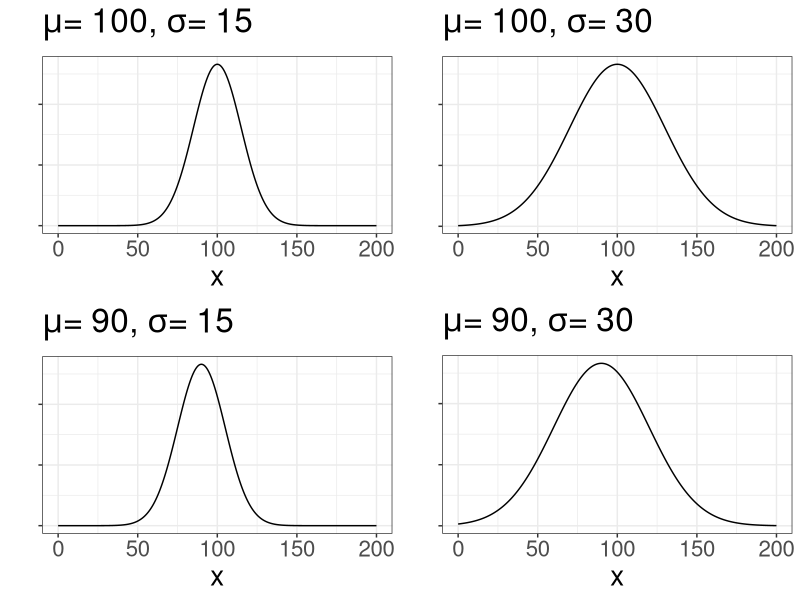

This chart was generated by the following R code:
## ---- chunk 1
library(ggplot2)
library(gridExtra)
## ---- chunk 2
y_i <- c(7, 7.5, 8, 5.5, 10, 7.2, 7, 8, 9, 8)
## ---- chunk 3
mean(y_i)
## ---- chunk 4
length(y_i)
## ---- chunk 5
sd(y_i)
## ---- chunk 6
var(y_i)
## ---- chunk 7

p1 <- 
  ggplot(data = data.frame(x = c(0, 200)), 
         aes(x)) +
  stat_function(fun = dnorm, n = 1001, args = list(mean = 100, sd = 15)) + 
  ylab("") +
    labs(title = expression(paste(mu, "= 100,", " ", sigma, "= 15")))+
  theme_bw() +
  theme(axis.text.y = element_blank(),
        text = element_text(size = 20)) 

p2 <- 
  ggplot(data = data.frame(x = c(0, 200)), 
         aes(x)) +
  stat_function(fun = dnorm, n = 1001, args = list(mean = 100, sd = 30)) + 
  ylab("") +
    labs(title = expression(paste(mu, "= 100,", " ", sigma, "= 30")))+
  theme_bw() +
  theme(axis.text.y = element_blank(),
        text = element_text(size = 20)) 

p3 <- 
  ggplot(data = data.frame(x = c(0, 200)), 
         aes(x)) +
  stat_function(fun = dnorm, n = 1001, args = list(mean = 90, sd = 15)) + 
  ylab("") +
  labs(title = expression(paste(mu, "= 90,", " ", sigma, "= 15")))+
  theme_bw() +
  theme(axis.text.y = element_blank(),
        text = element_text(size = 20)) 


p4 <- 
  ggplot(data = data.frame(x = c(0, 200)), 
         aes(x)) +
  stat_function(fun = dnorm, n = 1001, args = list(mean = 90, sd = 30)) + 
  ylab("") +
  labs(title = expression(paste(mu, "= 90,", " ", sigma, "= 30"))) +
  theme_bw() +
  theme(axis.text.y = element_blank(),
        text = element_text(size = 20)) 

grid.arrange(p1, p2, p3, p4, ncol = 2, nrow = 2)
